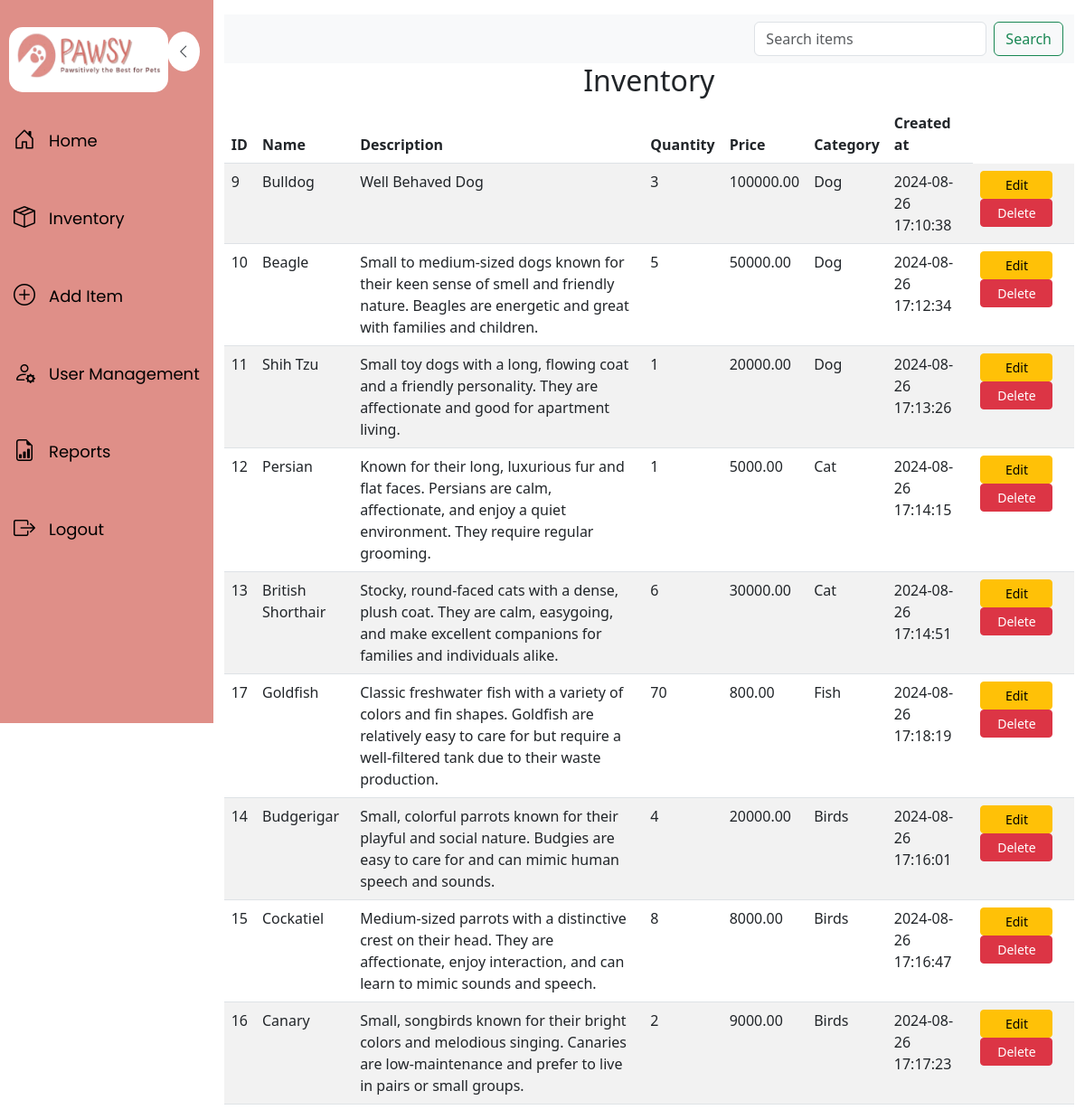
Before: /public/inventory.php (signed in) with the older database file.
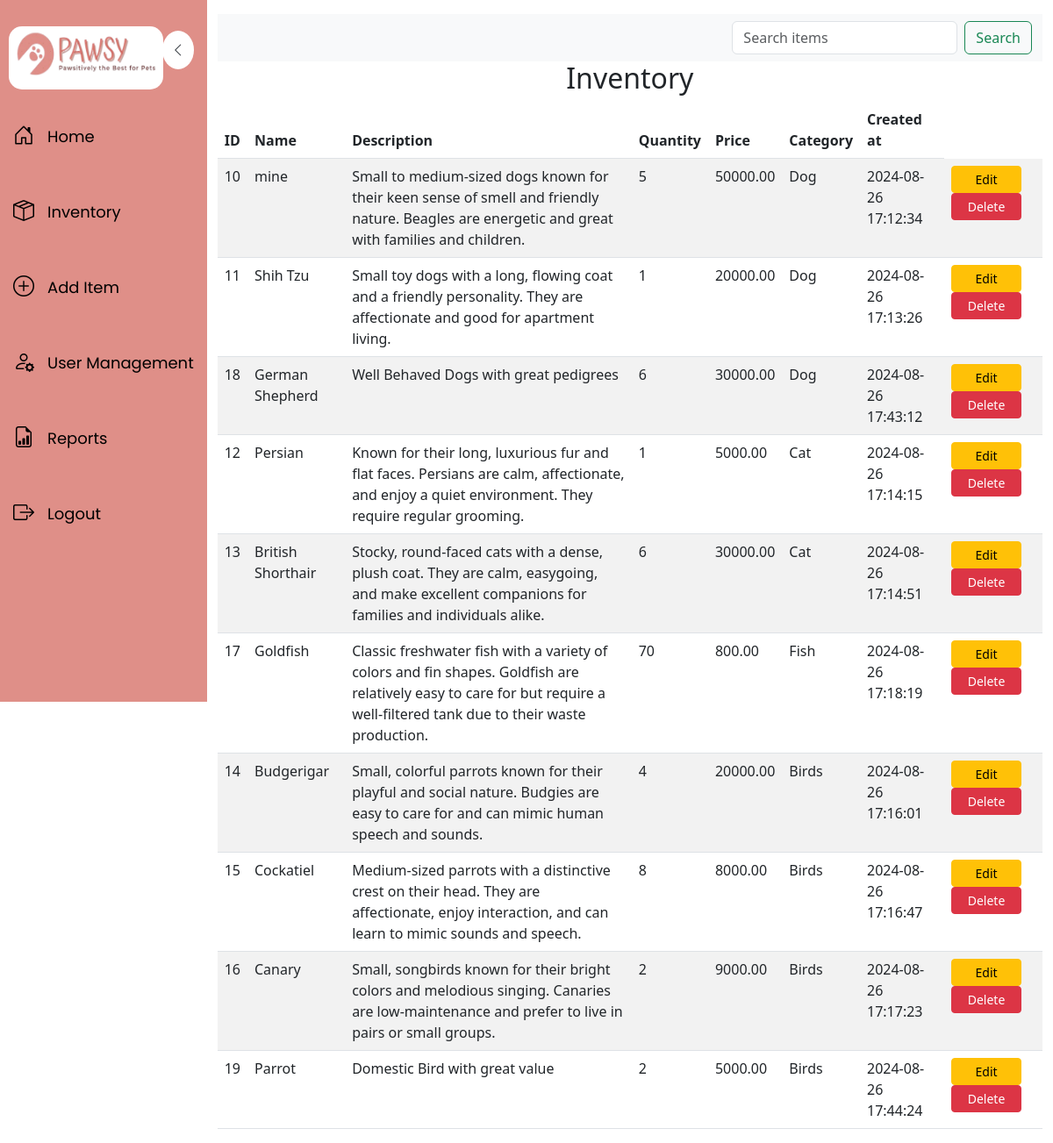
After: the same page with the newer database file.
### tables this page shows
CREATE TABLE IF NOT EXISTS `inventory` (
  `id` int NOT NULL AUTO_INCREMENT,
  `name` varchar(255) NOT NULL,
  `description` text,
  `quantity` int NOT NULL,
  `price` decimal(10,2) NOT NULL,
  `category` varchar(100) DEFAULT NULL,
  `created_at` timestamp NULL DEFAULT CURRENT_TIMESTAMP,
  PRIMARY KEY (`id`)
);

CREATE TABLE IF NOT EXISTS `categories` (
  `id` int NOT NULL AUTO_INCREMENT,
  `name` varchar(100) NOT NULL,
  PRIMARY KEY (`id`)
);

### backend/inventory.php (called while the page is built, shortened)
<?php
require '../config.php';
$searchQuery = isset($_GET['query']) ? $_GET['query'] : '';
$sql = 'SELECT i.*, c.name AS category FROM inventory i LEFT JOIN categories c ON i.category = c.name';
if (!empty($searchQuery)) {
    $sql = "SELECT * FROM inventory WHERE CONCAT(name, ' ', description, ' ', category) LIKE :query;";
    $stmt = $pdo->prepare($sql);
    $stmt->execute(['query' => '%' . $searchQuery . '%']);
} else {
    $stmt = $pdo->prepare($sql);
    $stmt->execute();
}
$items = $stmt->fetchAll(PDO::FETCH_ASSOC);

### public/inventory.php (the view, shortened to what this page needs)
<?php
require '../backend/inventory.php';
?>
<!DOCTYPE html>
<html lang="en">
<head>
    <link href="https://cdn.jsdelivr.net/npm/bootstrap@5.3.0/dist/css/bootstrap.min.css" rel="stylesheet">
</head>
<body>
    <div class="d-flex">
        <?php include 'dashboard.php'; ?>
        <div class="container-fluid mt-3">
            <nav class="navbar navbar-expand-lg navbar-light bg-light">
            <div class="container-fluid">
                <div class="collapse navbar-collapse" id="navbarNav">
                        <form class="d-flex ms-auto" method="GET" action="">
                            <input class="form-control me-2" type="search" placeholder="Search items" aria-label="Search" name="query" value="<?= htmlspecialchars($searchQuery) ?>">
                            <button class="btn btn-outline-success" type="submit">Search</button>
                        </form>
                </div>
            </div>
            </nav>
            <h2 class="text-center">Inventory</h2>
            <table class="table table-striped">
                <thead>
                    <tr>
                        <th>ID</th>
                        <th>Name</th>
                        <th>Description</th>
                        <th>Quantity</th>
                        <th>Price</th>
                        <th>Category</th>
                        <th>Created at</th>
                    </tr>
                </thead>
                <tbody>
                    <?php foreach ($items as $item): ?>
                        <tr>
                            <td><?= htmlspecialchars($item['id']) ?></td>
                            <td><?= htmlspecialchars($item['name']) ?></td>
                            <td><?= htmlspecialchars($item['description']) ?></td>
                            <td><?= htmlspecialchars($item['quantity']) ?></td>
                            <td><?= htmlspecialchars($item['price']) ?></td>
                            <td><?= htmlspecialchars($item['category']) ?></td>
                            <td><?= htmlspecialchars($item['created_at']) ?></td>
                            <td>
                                <a href="edit_item.php?id=<?= $item['id'] ?>" class="btn btn-warning btn-sm" style="width: 80px; text-align: center;">Edit</a>
                                <a href="../delete_item.php?id=<?= $item['id'] ?>" class="btn btn-danger btn-sm" style="width: 80px; text-align: center;" onclick="return confirm('Are you sure you want to delete this item?');">Delete</a>
                            </td>
                        </tr>
                    <?php endforeach; ?>
                </tbody>
            </table>
        </div>
    </div>
</body>
</html>

### public/dashboard.php (shortened to what this page needs)
<!DOCTYPE html>
<html lang="en">
<head>
    <link href="https://cdn.jsdelivr.net/npm/bootstrap@5.3.0/dist/css/bootstrap.min.css" rel="stylesheet">
    <link rel="stylesheet" href="https://cdn.jsdelivr.net/npm/bootstrap-icons/font/bootstrap-icons.css">
    <link rel="stylesheet" href="css/dashboard.css">
</head>
<body>
    <div class="sidebar">
        <div class="sidebar-content">
            <img src="images/Pet_Shop_Logo.png" alt="Pet Shop Logo" class="img-fluid">
            <button class="toggle-btn btn btn-link" onclick="toggleSidebar()">
                <i id="toggle-icon" class="bi bi-chevron-left"></i>
            </button>
        </div>
        <ul class="nav flex-column">
            <li class="nav-item">
                <a href="../index.php" class="nav-link"><i class="bi bi-house-door"></i><span>Home</span></a>
            </li>
            <li class="nav-item">
                <a href="inventory.php" class="nav-link"><i class="bi bi-box-seam"></i><span>Inventory</span></a>
            </li>
            <li class="nav-item">
                <a href="add_item.php" class="nav-link"><i class="bi bi-plus-circle"></i><span>Add Item</span></a>
            </li>
            <li class="nav-item dropdown">
                <a href="#" class="nav-link dropdown-toggle" id="userManagementDropdown" data-bs-toggle="dropdown" aria-expanded="false">
                    <i class="bi bi-person-gear"></i><span>User Management</span>
                </a>
            </li>
            <li class="nav-item">
                <a href="report.php" class="nav-link"><i class="bi bi-file-earmark-bar-graph"></i><span>Reports</span></a>
            </li>
            <li class="nav-item">
                <a href="../logout.php" class="nav-link"><i class="bi bi-box-arrow-right"></i><span>Logout</span></a>
            </li>
        </ul>
    </div>
</body>
</html>

### public/css/dashboard.css (style rules this page uses)
.sidebar { height: 100vh; width: 270px; top: 0; left: 0; background-color: #DF8F88; padding-top: 20px; transition: width 0.3s; }
.sidebar-content { display: flex; align-items: center; padding: 0 15px; position: relative; }
.sidebar img { width: 176px; height: 72px; border-radius: 15px; transition: opacity 0.3s; }
.toggle-btn { background-color: white; color: #343a40; border: none; padding: 10px; border-radius: 70%; cursor: pointer; position: absolute; top: 15px; right: 15px; transition: transform 0.3s, right 0.3s; font-size: 1rem; z-index: 100; display: flex; align-items: center; justify-content: center; }
.sidebar ul { list-style-type: none; padding: 0; margin: 0; transition: opacity 0.3s; }
.sidebar ul li { padding: 15px 5px; display: flex; align-items: center; }
.sidebar ul li a { color: rgb(0, 0, 0); font-family: 'Poppins', sans-serif; text-decoration: none; display: flex; align-items: center; width: 100%; font-size: 18px; }
.sidebar ul li a i { margin-right: 15px; font-size: 1.5rem; }
.sidebar ul li span { display: inline; }
.sidebar ul li.dropdown { position: relative; }
.sidebar { width: 250px; height: 100vh; background-color: #DF8F88; transition: width 0.3s; }
.sidebar-content { display: flex; align-items: center; justify-content: space-between; padding: 10px; }
.nav-link { display: flex; align-items: center; padding: 10px; font-size: 14px; color: #333; }
.nav-link i { margin-right: 10px; font-size: 1.2rem; }
.nav-link span { flex-grow: 1; }
.dropdown-toggle::after { display: none; }

Changed rows visible on the page:
removed inventory: id "9", name "Bulldog", description "Well Behaved Dog", quantity "3", price "100000.00", categories.name "Dog", created_at "2024-08-26 17:10:38"
changed inventory id 10: name "Beagle" → "mine"
added inventory: id "18", name "German Shepherd", description "Well Behaved Dogs with great pedigrees", quantity "6", price "30000.00", categories.name "Dog", created_at "2024-08-26 17:43:12"
added inventory: id "19", name "Parrot", description "Domestic Bird with great value", quantity "2", price "5000.00", categories.name "Birds", created_at "2024-08-26 17:44:24"
